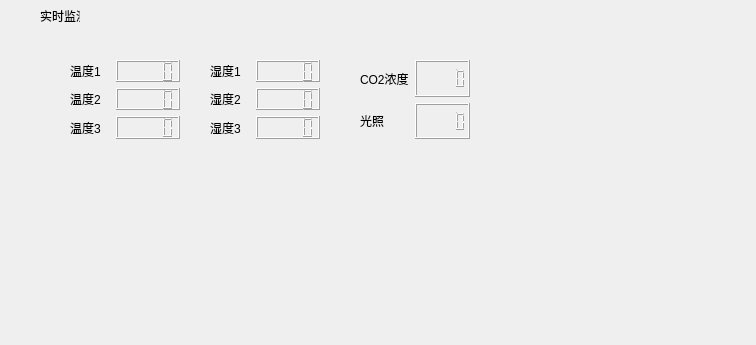
<?xml version="1.0" encoding="UTF-8"?>
<ui version="4.0">
 <class>Form</class>
 <widget class="QWidget" name="Form">
  <property name="geometry">
   <rect>
    <x>0</x>
    <y>0</y>
    <width>756</width>
    <height>345</height>
   </rect>
  </property>
  <property name="windowTitle">
   <string>Form</string>
  </property>
  <widget class="QLabel" name="label">
   <property name="geometry">
    <rect>
     <x>40</x>
     <y>10</y>
     <width>40</width>
     <height>12</height>
    </rect>
   </property>
   <property name="text">
    <string>实时监测</string>
   </property>
  </widget>
  <widget class="QWidget" name="layoutWidget">
   <property name="geometry">
    <rect>
     <x>210</x>
     <y>60</y>
     <width>110</width>
     <height>79</height>
    </rect>
   </property>
   <layout class="QGridLayout" name="gridLayout_2">
    <item row="0" column="0">
     <widget class="QLabel" name="label_5">
      <property name="text">
       <string>湿度1</string>
      </property>
     </widget>
    </item>
    <item row="0" column="1">
     <widget class="QLCDNumber" name="lcdNumber_4"/>
    </item>
    <item row="1" column="1">
     <widget class="QLCDNumber" name="lcdNumber_5"/>
    </item>
    <item row="2" column="1" rowspan="2">
     <widget class="QLCDNumber" name="lcdNumber_6"/>
    </item>
    <item row="1" column="0">
     <widget class="QLabel" name="label_6">
      <property name="text">
       <string>湿度2</string>
      </property>
     </widget>
    </item>
    <item row="2" column="0" rowspan="2">
     <widget class="QLabel" name="label_7">
      <property name="text">
       <string>湿度3</string>
      </property>
     </widget>
    </item>
   </layout>
  </widget>
  <widget class="QWidget" name="layoutWidget_2">
   <property name="geometry">
    <rect>
     <x>360</x>
     <y>60</y>
     <width>110</width>
     <height>79</height>
    </rect>
   </property>
   <layout class="QGridLayout" name="gridLayout_3">
    <item row="0" column="0">
     <widget class="QLabel" name="label_8">
      <property name="text">
       <string>CO2浓度</string>
      </property>
     </widget>
    </item>
    <item row="1" column="0">
     <widget class="QLabel" name="label_9">
      <property name="text">
       <string>光照</string>
      </property>
     </widget>
    </item>
    <item row="1" column="1">
     <widget class="QLCDNumber" name="lcdNumber_8"/>
    </item>
    <item row="0" column="1">
     <widget class="QLCDNumber" name="lcdNumber_7"/>
    </item>
   </layout>
  </widget>
  <widget class="QWidget" name="">
   <property name="geometry">
    <rect>
     <x>70</x>
     <y>60</y>
     <width>110</width>
     <height>79</height>
    </rect>
   </property>
   <layout class="QGridLayout" name="gridLayout">
    <item row="0" column="0">
     <widget class="QLabel" name="label_2">
      <property name="text">
       <string>温度1</string>
      </property>
     </widget>
    </item>
    <item row="0" column="1">
     <widget class="QLCDNumber" name="lcdNumber"/>
    </item>
    <item row="1" column="1">
     <widget class="QLCDNumber" name="lcdNumber_2"/>
    </item>
    <item row="2" column="1" rowspan="2">
     <widget class="QLCDNumber" name="lcdNumber_3"/>
    </item>
    <item row="1" column="0">
     <widget class="QLabel" name="label_3">
      <property name="text">
       <string>温度2</string>
      </property>
     </widget>
    </item>
    <item row="2" column="0" rowspan="2">
     <widget class="QLabel" name="label_4">
      <property name="text">
       <string>温度3</string>
      </property>
     </widget>
    </item>
   </layout>
  </widget>
 </widget>
 <resources/>
 <connections/>
</ui>
